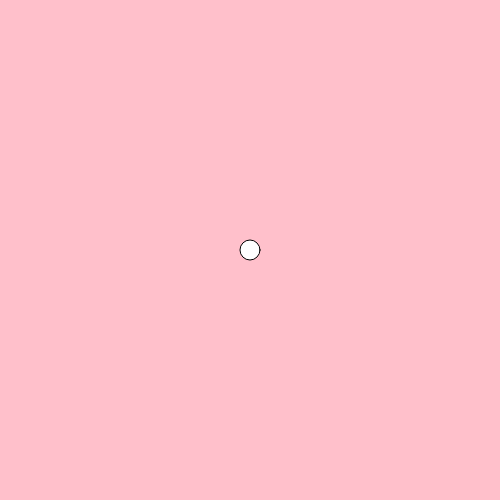
Frame 1 (no input)
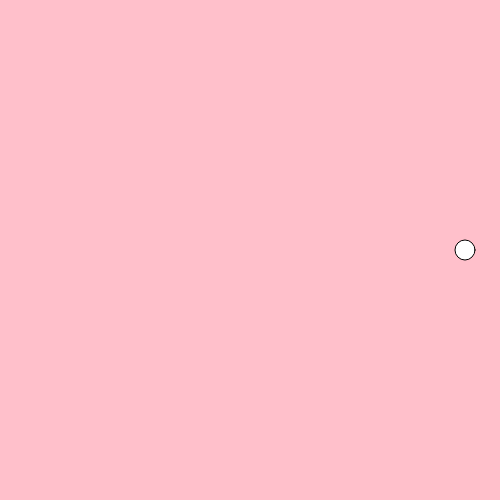
Frame 60 (no input)
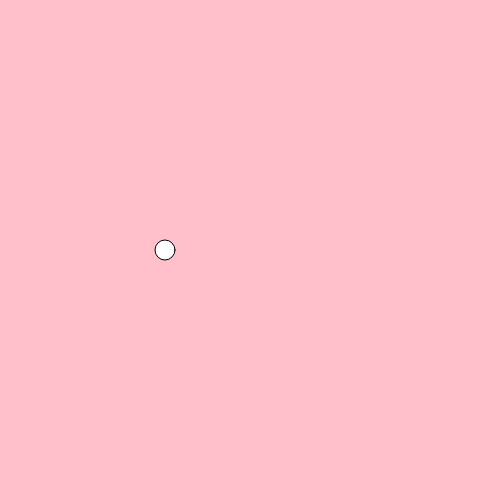
Frame 120 (the mouse pressed at the canvas centre since frame 60)

The p5.js sketch that drew these frames (run headless with seeded random() and noise() and a simulated clock; from frame 60 on, the mouse is pressed at the canvas centre):

// p5.js sketch
// ── sketch.js
var xPos = 0;
var yPos = 0;
var ballSize = 20;

//3
var trigger = false;

//5
var speed = 5;

function setup() {
  // put setup code here
  createCanvas(500,500);
  xPos = width/2;
  //6 change ball to move horizontal
  yPos = width/2;
}

function draw() {
  // put drawing code here
  background("pink");
  ellipse(xPos, yPos, ballSize, ballSize);

  //3 engine that moves ball forward and back
  if(trigger == false){
    //yPos++;
    xPos+=speed;
  }else{
    //yPos--;
    xPos-=speed;
  }

  // //1 move ball down and repeat by if statement
  // yPos++;
  // if(yPos > height){
  // //yPos = 0;
  //
  // //2 now ball stays between 499-500
  // yPos--;

  // 4 sensors
  if(xPos > height){
    trigger = true;
  }

  if(xPos < 0){
    trigger = false;
  }

  }
